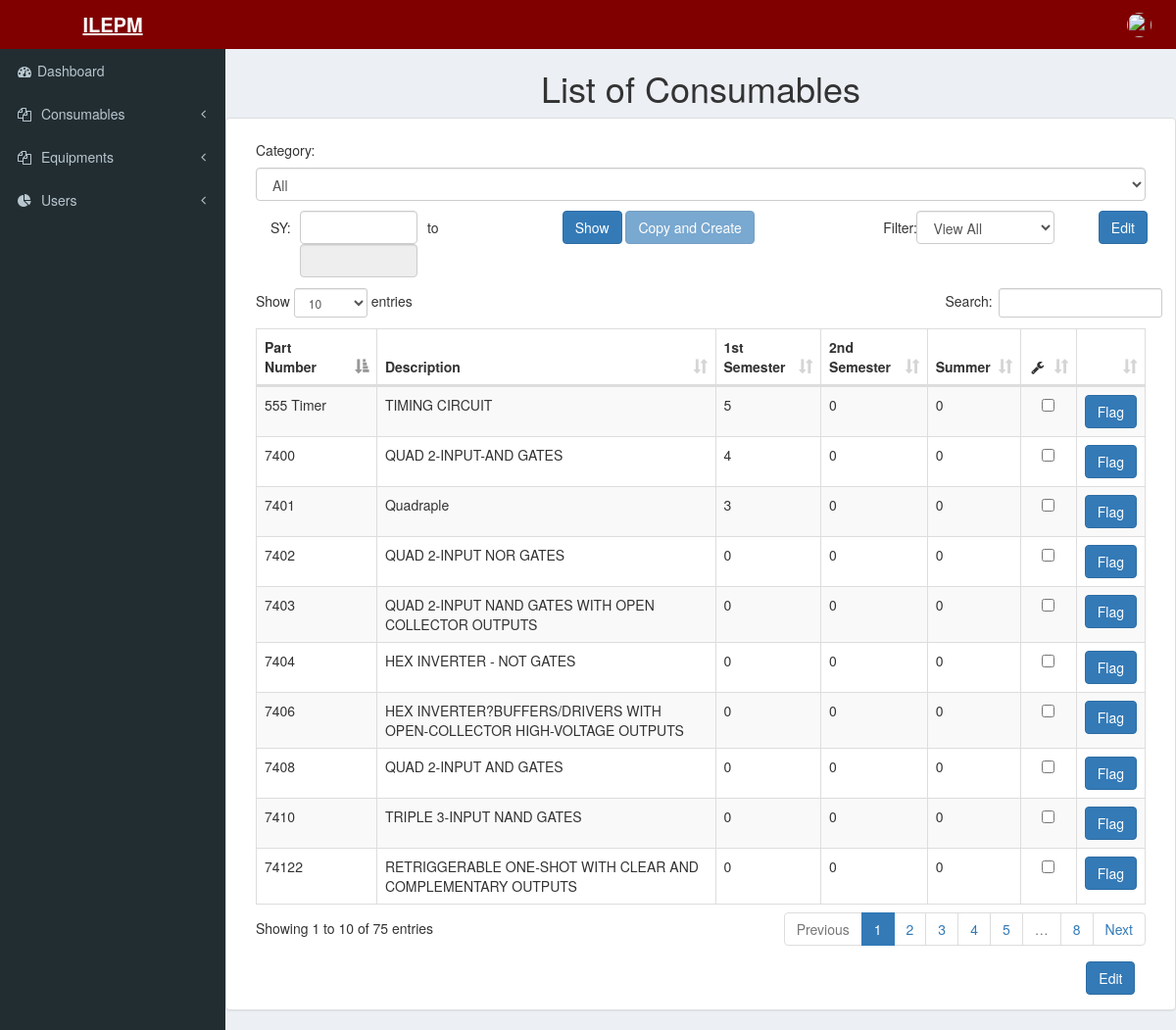
The app's page /index.php/consumable/editConsumableTable with its own data.
### tables this page shows
CREATE TABLE `consumable` (
  `id` int(11) NOT NULL,
  `part_number` varchar(255) DEFAULT NULL,
  `description` varchar(255) DEFAULT NULL,
  `category` int(11) DEFAULT NULL
);

### application/controllers/Consumable.php (called while the page is built, shortened)
<?php
class Consumable extends CI_Controller
{
	public function editConsumableTable(){
		$param['id']			= $this->input->post('id');
		$param['part_number'] 	= $this->input->post('part_number');
		$param['description'] 	= $this->input->post('description');
		$this->consumable_model->updateConsumableTableConsumable($param);
		$data['table']	=	$this->consumable_model->getConsumablesTable();
		$this->load->view('templates/header');
		$this->load->view('templates/sidebar');
		$this->load->view('pages/consumables/consumable_list', $data);
	}
}

### index.php (called while the page is built, shortened)
<?php
require_once BASEPATH.'core/CodeIgniter.php';

### application/models/Consumable_Model.php (called while the page is built, shortened)
<?php
class Consumable_Model extends CI_Model
{
	public function getConsumablesTable(){
		$this->db->select('cs.id, cs.part_number, cs.description, qs.first, qs.second, qs.summer');
		$this->db->from('consumable cs');
		$this->db->join('quantityperconsumableunit qs', 'qs.idConsumableUnit = cs.id ', 'left');
		$this->db->group_by('cs.part_number');
		$query = $this->db->get();
		return $query->result();
	}
	public function updateConsumableTableConsumable($param){
		$consumableTable = array(
			$temp	=> $value,
			);
		$this->db->where('id', $param['id']);
		$this->db->update('consumable', $consumableTable);
	}
}

### application/views/pages/consumables/consumable_list.php (the view, shortened to what this page needs)
<div class="content-wrapper">
    <h1>
        <center> List of Consumables </center>
    </h1>
    <div class="row">
        <div class="col-lg-12">
            <div class="panel panel-default">
                <div class="panel-body">
                    <form action="<?php echo base_url();?>consumables/list-of-consumables" method="post" id="consumableForm">
                        <div class="col-sm-12">
                            <h5>Category:</h5>
                            <select class="form-control" id="category" name="category">
                                <option value="all">All</option>
                            </select>
                        </div>
                        <div class="col-sm-4" style="margin: 10px 0px 10px 0px;">
                            <div class="col-sm-1">
                                <h5>SY:</h5>
                            </div>
                            <div class="col-sm-1" style="width: 150px;">
                                <input type="text" class="form-control input-style" name="yearone" id="yearone" onchange="getYear(this);" required="true">
                            </div>
                            <div class="col-sm-1" style="margin-left: -20px; margin-right: -10px;">
                                <h5>to</h5>
                            </div>
                            <div class="col-sm-1" style="width: 150px;">
                                <input type="text" class="form-control input-style" name="yeartwo" id="yeartwo" readonly="true">
                            </div>
                        </div>
                        <div class="col-sm-4 pull-left" style="margin-top: 10px">
                            <input type="button" class="btn btn-primary" name="btnShow" id="btnShow" value="Show">
                            <input type="button" class="btn btn-primary" name="btnCreate" id="btnCreate" value="Copy and Create" disabled="true">
                        </div>
                        <div class="col-sm-3" style="margin-top: 10px;">
                            <div class="col-sm-2">
                                <h5>Filter: </h5>
                            </div>
                            <div class="col-sm-10">
                                <select class="form-control" id="filter" name="filter" onchange="getFilter(this);">
                                    <option value="all">View All</option>
                                </select>
                            </div>
                        </div>
                        <div class="col-sm-1" style="margin-top: 10px; float: right">
                            <input type="button" class="btn btn-primary" name="btnEdit1" id="btnEdit1" value="Edit">
                        </div>
                        <div>
                            <div class="dataTable_wrapper col-sm-12" id="anotherTable">
                            </div>
                        </div>
                        <div class="dataTable_wrapper col-sm-12">
                            <table id="consumableTable" class="table table-striped table-bordered" width="100%" cellspacing="0">
                                <thead>
                                    <tr>
                                        <th>Part Number</th>
                                        <th>Description</th>
                                        <th>1st Semester</th>
                                        <th>2nd Semester</th>
                                        <th>Summer</th>
                                        <th class="text-center" data-priority="2"><i class="fa fa-wrench fa-fw"></i></th>
                                        <th class="text-center" data-priority="3"></th>
                                    </tr>
                                </thead>
                                <tbody>
                                    <?php
                                    foreach($table as $item){
                                        echo '<tr>
                                        <td>'.$item->part_number.'</td>
                                        <td>'.$item->description.'</td>
                                        <td>'.$item->first.'</td>
                                        <td>'.$item->second.'</td>
                                        <td>'.$item->summer.'</td>
                                        <td>
                                            <div class="text-center">
                                                <input type="checkbox" name="check_list[]" value="'.$item->id.'">
                                            </div>
                                        </td>
                                    </td>
                                    <td>
                                        <button type="button" class="btn btn-primary" name="btnFlag" id="btnFlag" value="'.$item->id.'">Flag</button>
                                    </td>
                                </tr>
                                ';
                            }
                            ?>
                        </tbody>
                    </table>
                    <div class="col-sm-1" style="margin-top: 10px; float: right">
                        <input type="button" class="btn btn-primary" name="btnEdit2" id="btnEdit2" value="Edit">
                    </div>
                </div>
            </form>
        </div>
    </div>
</div>
</div>
</div>
</body>
</html>

### application/views/templates/header.php (shortened to what this page needs)
<!DOCTYPE html>
<html>
<head>
  <link rel="stylesheet" type="text/css" href="<?php echo base_url();?>assets/bower_components/bootstrap/dist/css/bootstrap.min.css">
  <link rel="stylesheet" type="text/css" href="<?php echo base_url();?>assets/bower_components/font-awesome/css/font-awesome.min.css">
  <link rel="stylesheet" type="text/css" href="<?php echo base_url();?>assets/bower_components/jquery-ui-1.12.1/jquery-ui.css">
  <link rel="stylesheet" type="text/css" href="<?php echo base_url();?>assets/dist/css/AdminLTE.min.css">
  <link rel="stylesheet" type="text/css" href="<?php echo base_url();?>assets/dist/css/skins/_all-skins.min.css">
  <link rel="stylesheet" type="text/css" href="<?php echo base_url();?>assets/dist/css/bootstrap.min.css">
  <link rel="stylesheet" type="text/css" href="<?php echo base_url();?>assets/dist/css/dataTables.bootstrap.min.css">
  <link rel="stylesheet" type="text/css" href="<?php echo base_url();?>assets/dist/css/myowncss/myowncss.css">
  <link rel="stylesheet" href="<?php echo base_url();?>assets/dist/css/jquery-confirm.min.css">
</head>
<body class="hold-transition skin-blue fixed sidebar-mini">
  <div>
    <header class="main-header">
      <a href="<?php echo base_url();?>dashboard" class="logo" style="background-color: maroon">
        <span class="logo-lg"><b>ILEPM</b>
        </span>
      </a>
      <nav class="navbar navbar-static-top" style="background-color: maroon">
        <div class="navbar-custom-menu">
          <ul class="nav navbar-nav">
            <li class="dropdown user user-menu">
              <a href="#" class="dropdown-toggle" data-toggle="dropdown">
                <img src="<?php echo base_url().$this->session->userdata('name')->image; ?>" class="user-image">
              </a>
            </li>
          </ul>
        </div>
      </nav>
    </header>
  </div>

### application/views/templates/sidebar.php (shortened to what this page needs)
<aside class="main-sidebar">
  <section class="sidebar">
    <ul class="sidebar-menu" data-widget="tree">
      <li>
        <a href="<?php echo base_url();?>dashboard">
          <i class="fa fa-dashboard"></i>Dashboard
        </a>
      </li>
      <li class="treeview">
        <a href="#">
          <i class="fa fa-files-o"></i>
          <span>Consumables</span>
          <span class="pull-right-container">
            <i class="fa fa-angle-left pull-right"></i>
         </span>
       </a>
     </li>
     <li class="treeview">
      <a href="#">
       <i class="fa fa-files-o"></i>
       <span>Equipments</span>
       <span class="pull-right-container">
        <i class="fa fa-angle-left pull-right"></i>
     </span>
   </a>
 </li>
 <li class="treeview">
  <a href="#">
    <i class="fa fa-pie-chart"></i>
    <span>Users</span>
    <span class="pull-right-container">
      <i class="fa fa-angle-left pull-right"></i>
    </span>
  </a>
</li>
</aside>

### records on screen
consumable: part_number "555 Timer", description "TIMING CIRCUIT", first "5", second "0", summer "0", $item->id 595 (drawn)
consumable: part_number "7400", description "QUAD 2-INPUT-AND GATES", first "4", second "0", summer "0", $item->id 534 (drawn)
consumable: part_number "7401", description "Quadraple", first "3", second "0", summer "0", $item->id 535 (drawn)
consumable: part_number "7402", description "QUAD 2-INPUT NOR GATES", first "0", second "0", summer "0", $item->id 536 (drawn)
consumable: part_number "7403", description "QUAD 2-INPUT NAND GATES WITH OPEN COLLECTOR OUTPUTS", first "0", second "0", summer "0", $item->id 537 (drawn)
consumable: part_number "7404", description "HEX INVERTER - NOT GATES", first "0", second "0", summer "0", $item->id 538 (drawn)
consumable: part_number "7406", description "HEX INVERTER?BUFFERS/DRIVERS WITH OPEN-COLLECTOR HIGH-VOLTAGE OUTPUTS", first "0", second "0", summer "0", $item->id 539 (drawn)
consumable: part_number "7408", description "QUAD 2-INPUT AND GATES", first "0", second "0", summer "0", $item->id 540 (drawn)
consumable: part_number "7410", description "TRIPLE 3-INPUT NAND GATES", first "0", second "0", summer "0", $item->id 541 (drawn)
consumable: part_number "74122", description "RETRIGGERABLE ONE-SHOT WITH CLEAR AND COMPLEMENTARY OUTPUTS", first "0", second "0", summer "0", $item->id 558 (drawn)
